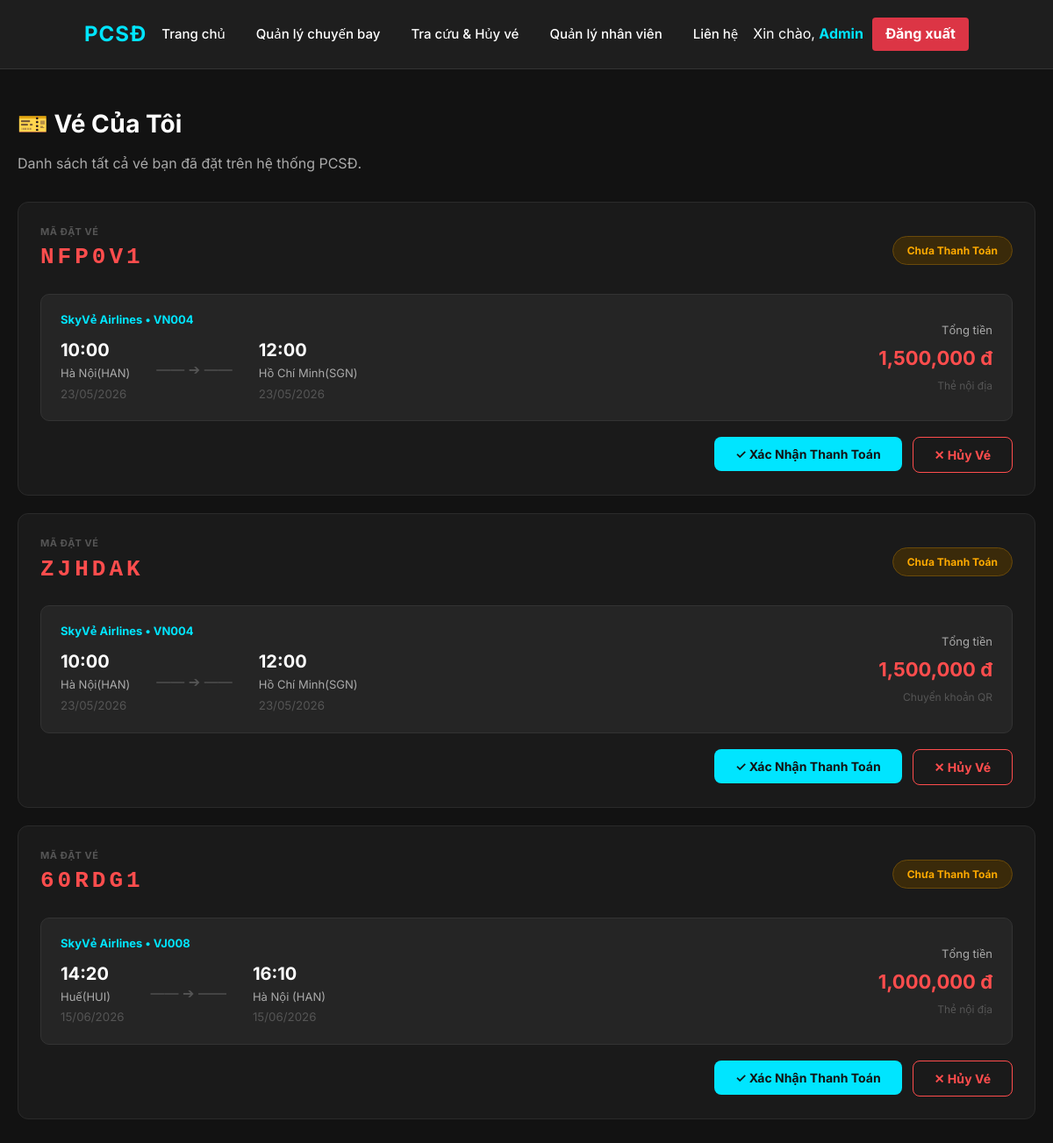
The page /ve-cua-toi (signed in) on the database as committed earlier.
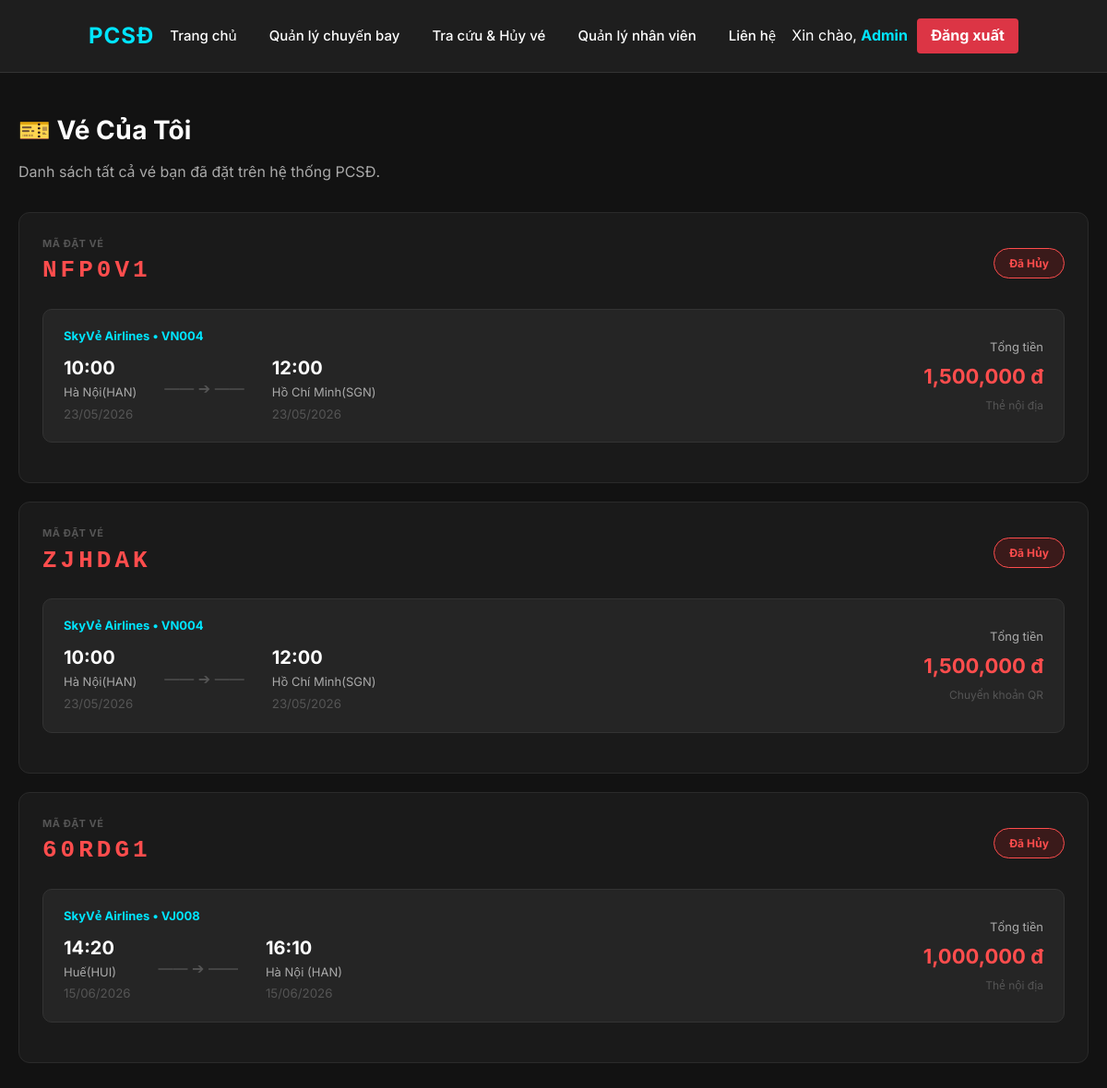
The same page on the database as committed later.
### app.py (models this page shows)
class PhieuDatVe(db.Model):
    maDatVe = db.Column(db.String(20), primary_key=True)
    ngayDat = db.Column(db.DateTime, default=datetime.utcnow)
    trangThaiDatVe = db.Column(db.String(20), default='Chưa Thanh Toán')
    tongTien = db.Column(db.Float, nullable=False)
    phuongThucThanhToan = db.Column(db.String(20), nullable=False)
    ngayThanhToan = db.Column(db.DateTime)
    user_id = db.Column(db.String(20), db.ForeignKey('user.id'), nullable=False)
    chuyenbay_id = db.Column(db.String(20), db.ForeignKey('chuyen_bay.maChuyenBay'), nullable=False)
    user = db.relationship('User', backref=db.backref('danh_sach_phieu_user', lazy=True))
    chuyenbay = db.relationship('ChuyenBay', backref=db.backref('danh_sach_phieu_chuyen_bay', lazy=True))

### app.py (the view)
@app.route('/ve-cua-toi')
def ve_cua_toi():
    if 'user_id' not in session: return redirect(url_for('login'))
    phieu_list = PhieuDatVe.query.filter_by(user_id=session['user_id']).all()
    return render_template('ve_cua_toi.html', phieu_list=phieu_list)

### templates/ve_cua_toi.html (shortened to what the changed rows need)
{% extends 'base.html' %}
{% block content %}
<main class="container" style="padding: 40px 20px; max-width: 1200px; margin: 0 auto">
    <h2 style="color: #ffffff; margin-bottom: 10px; font-size: 28px">🎫 Vé Của Tôi</h2>
    <div style="display: flex; flex-direction: column; gap: 20px;">
        {% for phieu in phieu_list %}
        {% set cb = phieu.chuyenbay %}
        <div style="background-color: #1a1a1a; border: 1px solid #2a2a2a; border-radius: 12px; padding: 25px;">
            <div style="display: flex; justify-content: space-between; align-items: center; margin-bottom: 20px;">
                <div>
                    <span style="color: #555; font-size: 11px; font-weight: 700; letter-spacing: 0.5px; display: block;">MÃ ĐẶT VÉ</span>
                    <strong style="color: #ff4d4d; font-size: 26px; font-family: 'Courier New', monospace; letter-spacing: 4px;">{{ phieu.maDatVe }}</strong>
                </div>
                <span style="padding: 6px 16px; border-radius: 20px; font-size: 12px; font-weight: 700;
                    {% if phieu.trangThaiDatVe == 'Đã Thanh Toán' %}
                        background: #1a3a1a; color: #5aff5a; border: 1px solid #2a6a2a;
                    {% elif phieu.trangThaiDatVe == 'Đã Hủy' %}
                        background: #3a1a1a; color: #ff4d4d; border: 1px solid #ff4d4d;
                    {% else %}
                        background: #3a2a0a; color: #ffaa00; border: 1px solid #6a4a0a;
                    {% endif %}">
                    {{ phieu.trangThaiDatVe }}
                </span>
            </div>
            <div style="display: flex; justify-content: space-between; align-items: center; background-color: #252525; border: 1px solid #333; border-radius: 10px; padding: 18px 22px; margin-bottom: 18px;">
                <div>
                    <span style="color: #00e5ff; font-weight: bold; font-size: 13px; display: block; margin-bottom: 8px;">
                        SkyVẻ Airlines • {{ cb.maChuyenBay }}
                    </span>
                    <div style="display: flex; gap: 30px; align-items: center;">
                        <div>
                            <strong style="font-size: 20px; color: #fff;">{{ cb.ngayGioDi.strftime('%H:%M') }}</strong>
                            <p style="color: #aaa; margin: 0; font-size: 13px;">{{ cb.sanBayDi }}</p>
                            <small style="color: #555;">{{ cb.ngayGioDi.strftime('%d/%m/%Y') }}</small>
                        </div>
                        <div style="color: #555;">—— ➔ ——</div>
                        <div>
                            <strong style="font-size: 20px; color: #fff;">{{ cb.ngayGioDen.strftime('%H:%M') }}</strong>
                            <p style="color: #aaa; margin: 0; font-size: 13px;">{{ cb.sanBayDen }}</p>
                            <small style="color: #555;">{{ cb.ngayGioDen.strftime('%d/%m/%Y') }}</small>
                        </div>
                    </div>
                </div>
                <div style="text-align: right;">
                    <p style="color: #aaa; margin: 0 0 4px 0; font-size: 13px;">Tổng tiền</p>
                    <strong style="color: #ff4d4d; font-size: 22px;">{{ "{:,.0f}".format(phieu.tongTien) }} đ</strong>
                    <p style="color: #555; margin: 4px 0 0 0; font-size: 12px;">{{ phieu.phuongThucThanhToan }}</p>
                </div>
            </div>
            {% if phieu.trangThaiDatVe == 'Chưa Thanh Toán' %}
            <div style="display: flex; gap: 12px; justify-content: flex-end;">
                <form action="/thanh-toan/{{ phieu.maDatVe }}" method="POST">
                    <button type="submit" style="padding: 10px 24px; background-color: #00e5ff; color: #121212; border: none; border-radius: 8px; font-weight: 700; font-size: 14px; cursor: pointer; font-family: inherit;">
                        ✓ Xác Nhận Thanh Toán
                    </button>
                </form>
                <form action="/huy-ve/{{ phieu.maDatVe }}" method="POST"
                      onsubmit="return confirm('Bạn chắc chắn muốn hủy vé {{ phieu.maDatVe }}?')">
                    <button type="submit" style="padding: 10px 24px; background-color: transparent; color: #ff4d4d; border: 1px solid #ff4d4d; border-radius: 8px; font-weight: 700; font-size: 14px; cursor: pointer; font-family: inherit;">
                        ✕ Hủy Vé
                    </button>
                </form>
            </div>
            {% endif %}
        </div>
        {% endfor %}
    </div>
</main>
{% endblock %}

Rows that differ between the two databases and show on the page:
changed PhieuDatVe "NFP0V1": trangThaiDatVe "Chưa Thanh Toán" → "Đã Hủy"; no longer shows "✓ Xác Nhận Thanh Toán ✕ Hủy Vé"
changed PhieuDatVe "ZJHDAK": trangThaiDatVe "Chưa Thanh Toán" → "Đã Hủy"; no longer shows "✓ Xác Nhận Thanh Toán ✕ Hủy Vé"
changed PhieuDatVe "60RDG1": trangThaiDatVe "Chưa Thanh Toán" → "Đã Hủy"; no longer shows "✓ Xác Nhận Thanh Toán ✕ Hủy Vé"
